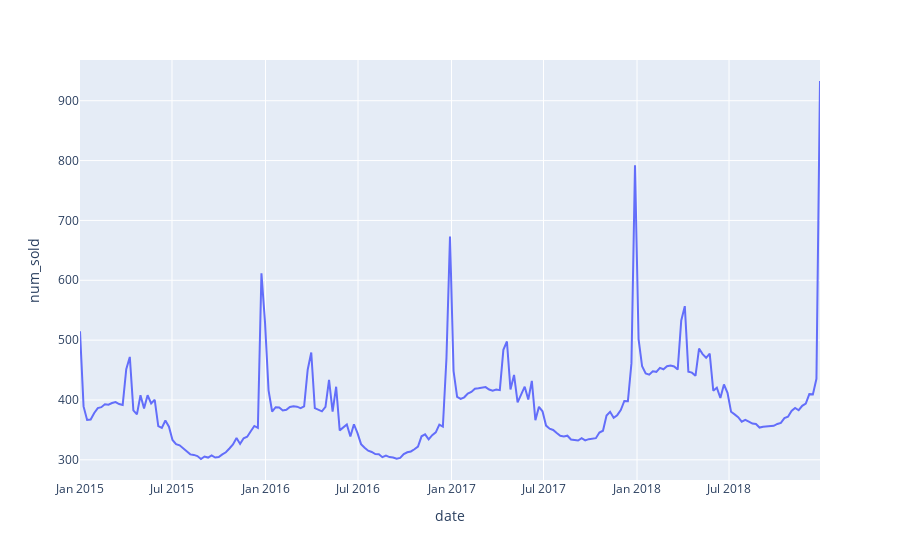

Here is the notebook cell this chart was saved with:
### Code cell
#using plotly
train_data_month = train.set_index('date').groupby([pd.Grouper(freq='7d')])['num_sold'].mean().reset_index()
a = px.line(data_frame=train_data_month,x='date',y='num_sold')
a.show()

### Figure 1 — Plotly figure (JSON) as saved in the notebook; plotly's stock layout.template omitted (floating-point values rounded to 4 significant figures; data arrays with more than 128 entries replaced by an {"elided": "..."} marker saying what was removed)
{"data": [{"hovertemplate": "date=%{x}<br>num_sold=%{y}<extra></extra>", "legendgroup": "", "line": {"color": "#636efa", "dash": "solid"}, "marker": {"symbol": "circle"}, "mode": "lines", "name": "", "orientation": "v", "showlegend": false, "type": "scatter", "x": {"elided": "209 str values"}, "xaxis": "x", "y": {"elided": "209 float values"}, "yaxis": "y"}], "layout": {"legend": {"tracegroupgap": 0}, "margin": {"t": 60}, "xaxis": {"anchor": "y", "domain": [0.0, 1.0], "title": {"text": "date"}}, "yaxis": {"anchor": "x", "domain": [0.0, 1.0], "title": {"text": "num_sold"}}}}
